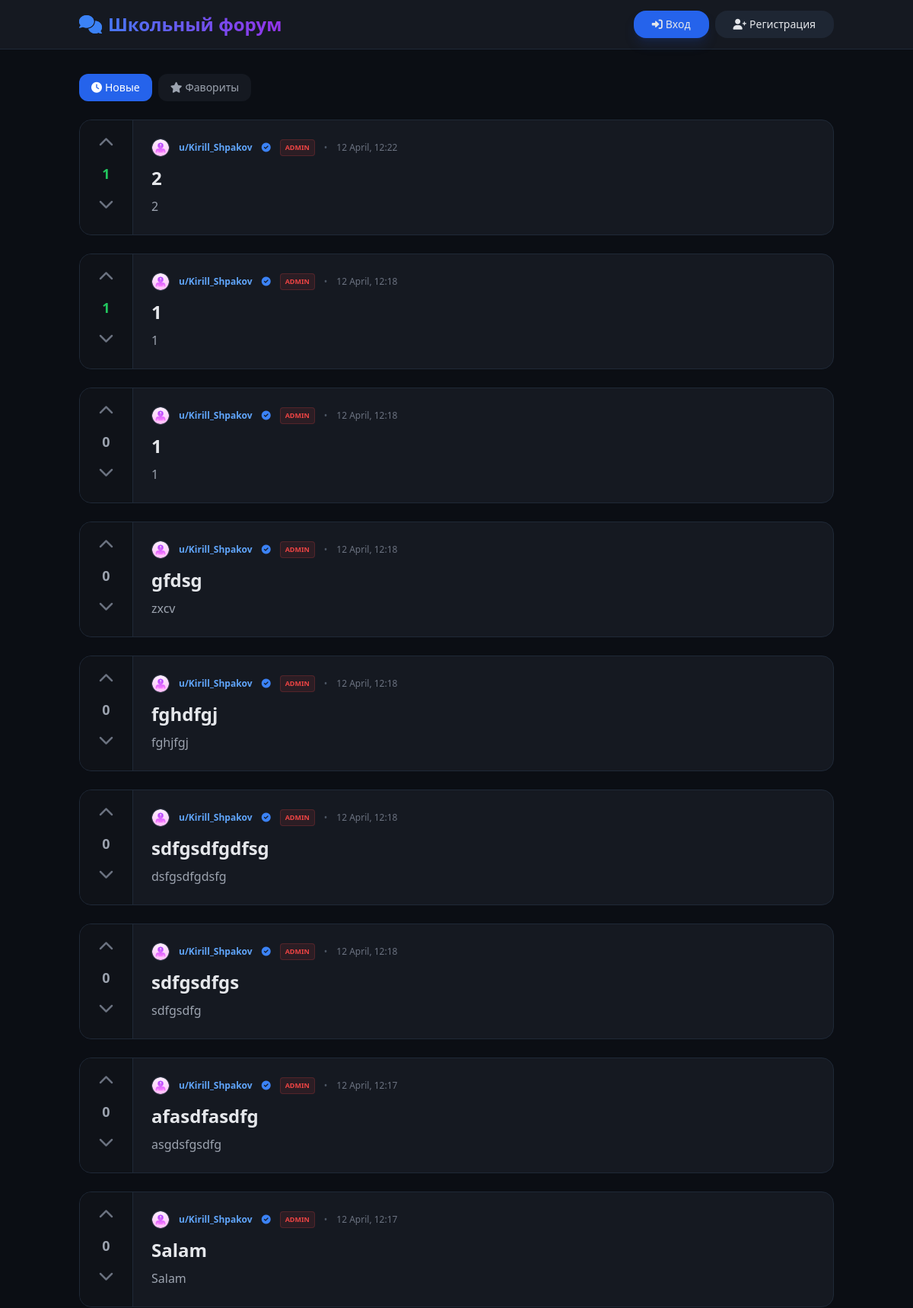
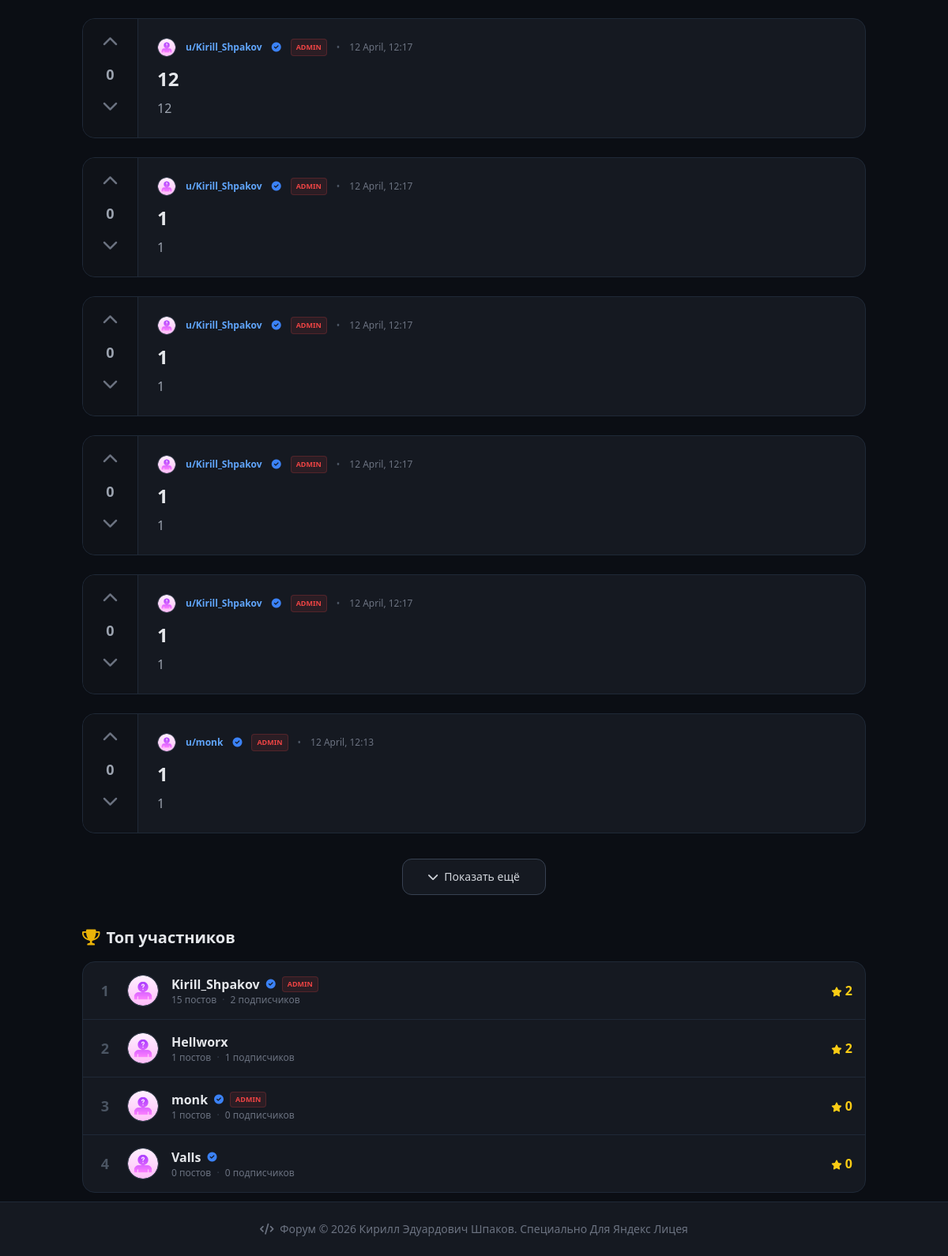
The page / on the database its author committed (2 pictures, top to bottom).
### models.py (models this page shows, shortened)
class Post(db.Model):
    id = db.Column(db.Integer, primary_key=True)
    title = db.Column(db.String(100), nullable=False)
    content = db.Column(db.Text, nullable=False)
    date_posted = db.Column(db.DateTime, default=lambda: datetime.now(timezone.utc))
    author_id = db.Column(db.Integer, db.ForeignKey('user.id'), nullable=False)
    hidden = db.Column(db.Boolean, default=False)
    hidden_by_id = db.Column(db.Integer, db.ForeignKey('user.id'), nullable=True)
    hidden_at = db.Column(db.DateTime, nullable=True)
    author = db.relationship('User', foreign_keys=[author_id], back_populates='posts')
    hidden_by = db.relationship('User', foreign_keys=[hidden_by_id], back_populates='hidden_posts')
    vote_list = db.relationship('Vote', back_populates='post', lazy='dynamic')
    @property
    def rating(self):
        return sum(vote.value for vote in self.vote_list)

class Vote(db.Model):
    id = db.Column(db.Integer, primary_key=True)
    user_id = db.Column(db.Integer, db.ForeignKey('user.id'), nullable=False)
    post_id = db.Column(db.Integer, db.ForeignKey('post.id'), nullable=False)
    value = db.Column(db.Integer)
    user = db.relationship('User', backref='votes')
    post = db.relationship('Post', back_populates='vote_list')

class User(db.Model, UserMixin):
    id = db.Column(db.Integer, primary_key=True)
    username = db.Column(db.String(20), unique=True, nullable=False)
    password_hash = db.Column(db.String(128), nullable=False)
    role = db.Column(db.String(20), default='Участник')
    is_cheater = db.Column(db.Boolean, default=False)
    bio = db.Column(db.String(200), default="No bio")
    avatar = db.Column(db.String(200), default="default.png")
    reg_date = db.Column(db.DateTime(timezone=True), default=lambda: datetime.now(timezone.utc))
    last_seen = db.Column(db.DateTime(timezone=True), default=lambda: datetime.now(timezone.utc))
    is_verified = db.Column(db.Boolean, default=False)
    banned_until = db.Column(db.DateTime(timezone=True), nullable=True)
    is_deleted = db.Column(db.Boolean, default=False)
    is_banned_permanent = db.Column(db.Boolean, default=False)
    banner = db.Column(db.String(200), default="default_banner.png")
    posts = db.relationship(
        'Post',
        foreign_keys='Post.author_id',
        back_populates='author',
        lazy=True,
        cascade="all, delete-orphan"
    )
    hidden_posts = db.relationship(
        'Post',
        foreign_keys='Post.hidden_by_id',
        back_populates='hidden_by',
        lazy=True
    )
    messages = db.relationship(
        'Message',
        foreign_keys='Message.user_id',
        back_populates='user',
        lazy=True
    )
    deleted_messages = db.relationship(
        'Message',
        foreign_keys='Message.deleted_by_id',
        back_populates='deleted_by',
        lazy=True
    )
    followers = db.relationship(
        'Follow',
        foreign_keys='Follow.followed_id',
        backref='followed',
        lazy='dynamic',
        cascade="all, delete-orphan"
    )
    following = db.relationship(
        'Follow',
        foreign_keys='Follow.follower_id',
        backref='follower',
        lazy='dynamic',
        cascade="all, delete-orphan"
    )
    @property
    def rating(self):
        from sqlalchemy import func
        result = db.session.query(func.coalesce(func.sum(Vote.value), 0))\
            .join(Post, Post.id == Vote.post_id)\
            .filter(Post.author_id == self.id)\
            .scalar()
        return result or 0
    @property
    def followers_count(self):
        return Follow.query.filter_by(followed_id=self.id).count()

### routes/posts.py (the view)
@posts_bp.route('/')
def index():
    sort = request.args.get('sort', 'new')
    page = request.args.get('page', 1, type=int)
    per_page = 15
    if sort == 'top':
        all_posts = Post.query.filter_by(hidden=False).all()
        all_posts = [p for p in all_posts if p.rating > 0]
        all_posts.sort(key=lambda p: p.rating, reverse=True)
        total = len(all_posts)
        posts = all_posts[(page - 1) * per_page: page * per_page]
    else:
        pagination = Post.query.filter_by(hidden=False) \
            .order_by(Post.date_posted.desc()) \
            .paginate(page=page, per_page=per_page, error_out=False)
        posts = pagination.items
        total = pagination.total
    has_more = (page * per_page) < total
    top_users = get_top_users() if page == 1 else []
    user_votes = {}
    if current_user.is_authenticated:
        for post in posts:
            user_votes[post.id] = post.user_vote(current_user)
    return render_template('index.html', posts=posts, user_votes=user_votes,
                           sort=sort, page=page, has_more=has_more,
                           top_users=top_users)

### utils.py (called while the page is built)
def datetimeformat(value):
    if value is None:
        return ""
    if value.tzinfo is not None:
        value = value.replace(tzinfo=None)
    now = datetime.now()
    diff = now - value
    if diff.days == 0:
        return f"Сегодня, {value.strftime('%H:%M')}"
    elif diff.days == 1:
        return f"Вчера, {value.strftime('%H:%M')}"
    elif diff.days == 2:
        return f"Позавчера, {value.strftime('%H:%M')}"
    else:
        return value.strftime('%d %B, %H:%M')

### templates/index.html (shortened to what this page needs)
{% extends 'base.html' %}
{% block content %}
<div class="flex gap-2 mb-6">
    <a href="/?sort=new"
       class="text-sm px-4 py-2 rounded-xl transition font-medium
              {% if sort == 'new' %}bg-blue-600 text-white{% else %}bg-[#151921] text-gray-400 hover:bg-[#1e2633]{% endif %}">
        <i class="fas fa-clock mr-1"></i>Новые
    </a>
    <a href="/?sort=top"
       class="text-sm px-4 py-2 rounded-xl transition font-medium
              {% if sort == 'top' %}bg-yellow-600 text-white{% else %}bg-[#151921] text-gray-400 hover:bg-[#1e2633]{% endif %}">
        <i class="fas fa-star mr-1"></i>Фавориты
    </a>
</div>
<div id="posts-container" class="space-y-6">
    {% for post in posts %}
    <div class="bg-[#151921] rounded-2xl flex border border-gray-800 hover:border-gray-600 transition overflow-hidden">
        <div class="bg-[#0f1218] p-4 flex flex-col items-center gap-3 border-r border-gray-800 min-w-[70px]">
            <a href="/vote/{{post.id}}/up"
               class="text-gray-500 hover:text-orange-500 transition
                      {% if user_votes.get(post.id) == 1 %}text-orange-500{% endif %}">
                <i class="fas fa-chevron-up text-xl"></i>
            </a>
            <span class="font-black text-lg
                {% if post.rating > 0 %}text-green-500
                {% elif post.rating < 0 %}text-red-500
                {% else %}text-gray-400{% endif %}">
                {{ post.rating }}
            </span>
            <a href="/vote/{{post.id}}/down"
               class="text-gray-500 hover:text-blue-500 transition
                      {% if user_votes.get(post.id) == -1 %}text-blue-500{% endif %}">
                <i class="fas fa-chevron-down text-xl"></i>
            </a>
        </div>
        <div class="p-6 flex-1">
            <div class="flex items-center gap-3 text-xs mb-3">
                <img src="/static/avatars/{{ post.author.avatar if post.author.avatar else 'default.png' }}"
                     class="w-6 h-6 rounded-full object-cover border border-gray-700">
                <a href="/profile/{{ post.author.id }}" class="font-bold text-blue-400">u/{{ post.author.username }}</a>
                {% if post.author.is_verified %}
                <i class="fas fa-check-circle text-blue-500 text-xs"></i>
                {% endif %}
                {% if post.author.role == 'Администратор' %}
                <span class="bg-red-500/10 text-red-500 px-1.5 py-0.5 rounded border border-red-500/20 font-bold text-[9px]">ADMIN</span>
                {% elif post.author.role == 'Модератор' %}
                <span class="bg-yellow-500/10 text-yellow-500 px-1.5 py-0.5 rounded border border-yellow-500/20 font-bold text-[9px]">MODER</span>
                {% endif %}
                <span class="text-gray-600">•</span>
                <span class="text-gray-500">{{ post.date_posted|datetimeformat }}</span>
            </div>
            <a href="{{ url_for('posts.post_detail', post_id=post.id) }}">
                <h2 class="text-2xl font-black mb-2 hover:text-blue-400 transition">{{ post.title }}</h2>
            </a>
            <p class="text-gray-400 leading-relaxed whitespace-pre-wrap line-clamp-3">{{ post.content }}</p>
        </div>
    </div>
    {% endfor %}
</div>
{% if has_more %}
<div id="load-more-wrap" class="mt-8 flex justify-center">
    <button onclick="loadMore()"
            id="load-more-btn"
            class="bg-[#151921] hover:bg-[#1e2633] border border-gray-700 hover:border-gray-500 text-gray-300 px-8 py-3 rounded-xl text-sm font-medium transition flex items-center gap-2">
        <i class="fas fa-chevron-down"></i>
        Показать ещё
    </button>
</div>
{% endif %}
{% if page == 1 and sort != 'following' and top_users %}
<div id="top-users-block" class="mt-10">
    <h2 class="text-xl font-black mb-4 flex items-center gap-2">
        <i class="fas fa-trophy text-yellow-500"></i>
        Топ участников
    </h2>
    <div class="bg-[#151921] rounded-2xl border border-gray-800 overflow-hidden">
        {% for u in top_users %}
        <a href="{{ url_for('profile.profile', id=u.id) }}"
           class="flex items-center gap-4 p-4 hover:bg-white/5 transition {% if not loop.last %}border-b border-gray-800{% endif %}">
            <span class="text-gray-600 font-black text-lg w-6 text-center">{{ loop.index }}</span>
            <img src="/static/avatars/{{ u.avatar or 'default.png' }}"
                 class="w-10 h-10 rounded-full object-cover border border-gray-700"
                 onerror="this.src='/static/avatars/default.png'">
            <div class="flex-1">
                <div class="font-bold flex items-center gap-2">
                    {{ u.username }}
                    {% if u.is_verified %}
                    <i class="fas fa-check-circle text-blue-500 text-xs"></i>
                    {% endif %}
                    {% if u.role == 'Администратор' %}
                    <span class="bg-red-500/10 text-red-500 px-1.5 py-0.5 rounded border border-red-500/20 font-bold text-[9px]">ADMIN</span>
                    {% elif u.role == 'Модератор' %}
                    <span class="bg-yellow-500/10 text-yellow-500 px-1.5 py-0.5 rounded border border-yellow-500/20 font-bold text-[9px]">MODER</span>
                    {% endif %}
                </div>
                <div class="text-xs text-gray-500">
                    {{ u.posts|length }} постов
                    <span class="mx-1 text-gray-700">·</span>
                    {{ u.followers_count }} подписчиков
                </div>
            </div>
            <div class="text-yellow-400 font-black">
                <i class="fas fa-star text-xs mr-1"></i>{{ u.rating }}
            </div>
        </a>
        {% endfor %}
    </div>
</div>
{% endif %}
{% endblock %}

### templates/base.html (style rules this page uses)
.scrollbar-hide { -ms-overflow-style: none; scrollbar-width: none; }
body { background: #0b0e14; color: #e5e7eb; }

### rows shown on the page
Post: rating "1", author (placeholder picture), author.username "Kirill_Shpakov", date_posted "12 April, 12:22", title "2", content "2"
Post: rating "1", author (placeholder picture), author.username "Kirill_Shpakov", date_posted "12 April, 12:18", title "1", content "1"
Post: rating "0", author (placeholder picture), author.username "Kirill_Shpakov", date_posted "12 April, 12:18", title "1", content "1"
Post: rating "0", author (placeholder picture), author.username "Kirill_Shpakov", date_posted "12 April, 12:18", title "gfdsg", content "zxcv"
Post: rating "0", author (placeholder picture), author.username "Kirill_Shpakov", date_posted "12 April, 12:18", title "fghdfgj", content "fghjfgj"
Post: rating "0", author (placeholder picture), author.username "Kirill_Shpakov", date_posted "12 April, 12:18", title "sdfgsdfgdfsg", content "dsfgsdfgdsfg"
Post: rating "0", author (placeholder picture), author.username "Kirill_Shpakov", date_posted "12 April, 12:18", title "sdfgsdfgs", content "sdfgsdfg"
Post: rating "0", author (placeholder picture), author.username "Kirill_Shpakov", date_posted "12 April, 12:17", title "afasdfasdfg", content "asgdsfgsdfg"
Post: rating "0", author (placeholder picture), author.username "Kirill_Shpakov", date_posted "12 April, 12:17", title "Salam", content "Salam"
Post: rating "0", author (placeholder picture), author.username "Kirill_Shpakov", date_posted "12 April, 12:17", title "12", content "12"
Post: rating "0", author (placeholder picture), author.username "Kirill_Shpakov", date_posted "12 April, 12:17", title "1", content "1"
Post: rating "0", author (placeholder picture), author.username "Kirill_Shpakov", date_posted "12 April, 12:17", title "1", content "1"
Post: rating "0", author (placeholder picture), author.username "Kirill_Shpakov", date_posted "12 April, 12:17", title "1", content "1"
Post: rating "0", author (placeholder picture), author.username "Kirill_Shpakov", date_posted "12 April, 12:17", title "1", content "1"
Post: rating "0", author (placeholder picture), author.username "monk", date_posted "12 April, 12:13", title "1", content "1"
User: avatar (placeholder picture), username "Kirill_Shpakov", is_verified True (drawn), role "ADMIN", posts|length "15", followers_count "2", rating "2"
User: avatar (placeholder picture), username "Hellworx", posts|length "1", followers_count "1", rating "2"
User: avatar (placeholder picture), username "monk", is_verified True (drawn), role "ADMIN", posts|length "1", followers_count "0", rating "0"
User: avatar (placeholder picture), username "Valls", is_verified True (drawn), posts|length "0", followers_count "0", rating "0"
